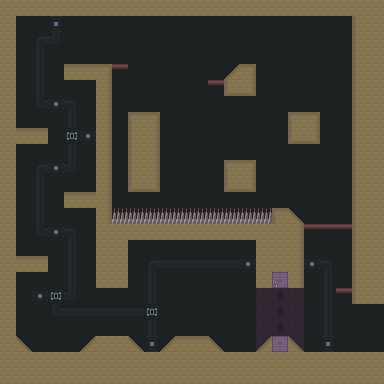

Rendered tile map (Tiled .tmx) drawn with the repository's tilesets; below, a short description and the map source with its tile grids summarised:
An orthogonal 24x24 tile map with 16x16 px tiles, 5 tile layers (background, decor, platforms, walls, ...) and 21 objects (11x scarab, 3x crate, 3x spawn, upgrade, killbox, ...).

<map version="1.0" orientation="orthogonal" renderorder="right-down" width="24" height="24" tilewidth="16" tileheight="16" nextobjectid="37">
 <tileset firstgid="1" source="../../tileset.tsx" />
 <layer name="background" width="24" height="24">
  <data>[576 cells, 576 non-empty, 3 distinct tile ids]</data>
 </layer>
 <layer name="decor" width="24" height="24">
  <data>[576 cells, 109 non-empty, 20 distinct tile ids]</data>
 </layer>
 <layer name="platforms" width="24" height="24">
  <data>[576 cells, 16 non-empty, 2 distinct tile ids]</data>
 </layer>
 <layer name="walls" width="24" height="24">
  <data>[576 cells, 211 non-empty, 12 distinct tile ids]</data>
 </layer>
 <layer name="overlay" width="24" height="24">
  <data>[576 cells, 0 non-empty, 0 distinct tile ids]</data>
 </layer>
 <objectgroup name="objects">
  <object id="10" name="super_blaster" type="upgrade" x="176" y="288" width="32" height="32" />
  <object id="11" type="killbox" x="112" y="212" width="160" height="16" />
  <object id="13" name="first_blast_door" type="blast_door" x="272" y="288" width="16" height="48" />
  <object id="16" type="crate" x="112" y="48" width="16" height="16">
   <properties>
    <property name="alien" type="bool" value="true" />
   </properties>
  </object>
  <object id="17" type="crate" x="96" y="48" width="16" height="16">
   <properties>
    <property name="alien" type="bool" value="true" />
   </properties>
  </object>
  <object id="18" type="crate" x="336" y="272" width="16" height="16">
   <properties>
    <property name="alien" type="bool" value="true" />
   </properties>
  </object>
  <object id="19" name="exit" type="exit" x="368" y="304" width="32" height="48">
   <properties>
    <property name="target" value="shaft.to_super_staff" />
   </properties>
  </object>
  <object id="20" type="scarab" x="144" y="112">
   <properties>
    <property name="clockwise" type="bool" value="true" />
    <property name="hitpoints" type="int" value="3" />
   </properties>
   <polyline points="0,0 16,0 16,80 -16,80 -16,0 0,0" />
  </object>
  <object id="23" type="scarab" x="144" y="192">
   <properties>
    <property name="clockwise" type="bool" value="true" />
    <property name="hitpoints" type="int" value="3" />
   </properties>
   <polyline points="0,0 -16,0 -16,-80 16,-80 16,0 0,0" />
  </object>
  <object id="24" type="scarab" x="256" y="80">
   <properties>
    <property name="clockwise" type="bool" value="true" />
   </properties>
   <polyline points="0,0 0,16 -32,16 -32,0 -16,-16 0,-16 0,0" />
  </object>
  <object id="25" type="scarab" x="320" y="128">
   <polyline points="0,0 0,-16 -32,-16 -32,16 0,16 0,0" />
  </object>
  <object id="27" type="scarab" x="240" y="160">
   <properties>
    <property name="clockwise" type="bool" value="true" />
   </properties>
   <polyline points="0,0 16,0 16,32 -16,32 -16,0 0,0" />
  </object>
  <object id="28" type="scarab" x="240" y="192">
   <properties>
    <property name="clockwise" type="bool" value="true" />
   </properties>
   <polyline points="0,0 -16,0 -16,-32 16,-32 16,0 0,0" />
  </object>
  <object id="29" type="scarab" x="96" y="96">
   <properties>
    <property name="hitpoints" type="int" value="2" />
   </properties>
   <polyline points="0,0 0,80" />
  </object>
  <object id="30" type="scarab" x="16" y="240">
   <properties>
    <property name="clockwise" type="bool" value="false" />
    <property name="hitpoints" type="int" value="2" />
   </properties>
   <polyline points="0,0 0,-80" />
  </object>
  <object id="31" type="scarab" x="128" y="272">
   <properties>
    <property name="hitpoints" type="int" value="4" />
   </properties>
   <polyline points="0,0 0,-32 48,-32" />
  </object>
  <object id="32" type="scarab" x="256" y="272">
   <properties>
    <property name="clockwise" type="bool" value="true" />
    <property name="hitpoints" type="int" value="3" />
   </properties>
   <polyline points="0,0 0,-32 -48,-32" />
  </object>
  <object id="33" name="s" type="scarab" x="16" y="320">
   <properties>
    <property name="clockwise" type="bool" value="true" />
    <property name="hitpoints" type="int" value="4" />
   </properties>
   <polyline points="0,0 0,16 16,32 64,32 80,16 96,16" />
  </object>
  <object id="34" name="1" type="spawn" x="336" y="304" width="32" height="48" />
  <object id="35" name="2" type="spawn" x="64" y="16" width="32" height="48" />
  <object id="36" name="3" type="spawn" x="176" y="288" width="32" height="48" />
 </objectgroup>
</map>
